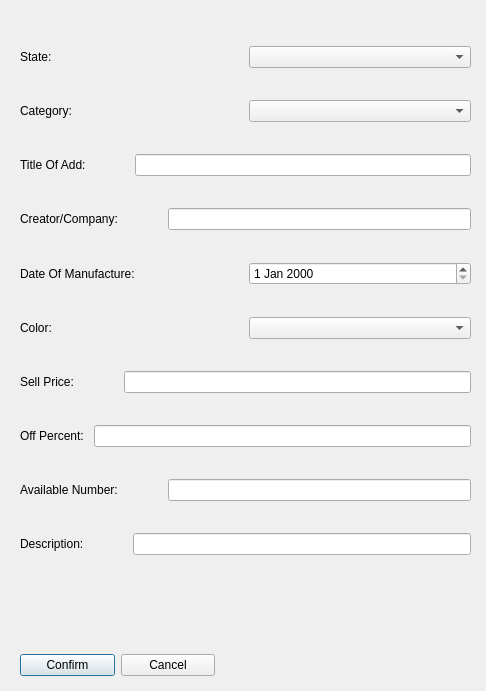
<?xml version="1.0" encoding="UTF-8"?>
<ui version="4.0">
 <class>EditProduct</class>
 <widget class="QDialog" name="EditProduct">
  <property name="geometry">
   <rect>
    <x>0</x>
    <y>0</y>
    <width>486</width>
    <height>691</height>
   </rect>
  </property>
  <property name="sizePolicy">
   <sizepolicy hsizetype="Fixed" vsizetype="Fixed">
    <horstretch>0</horstretch>
    <verstretch>0</verstretch>
   </sizepolicy>
  </property>
  <property name="windowTitle">
   <string>Dialog</string>
  </property>
  <widget class="QWidget" name="layoutWidget">
   <property name="geometry">
    <rect>
     <x>20</x>
     <y>20</y>
     <width>451</width>
     <height>561</height>
    </rect>
   </property>
   <layout class="QVBoxLayout" name="verticalLayout">
    <item>
     <layout class="QHBoxLayout" name="horizontalLayout">
      <item>
       <widget class="QLabel" name="stateL">
        <property name="styleSheet">
         <string notr="true">&lt;font color='red'&gt;text&lt;/font&gt;</string>
        </property>
        <property name="text">
         <string>State:  </string>
        </property>
       </widget>
      </item>
      <item>
       <widget class="QComboBox" name="stateCombo"/>
      </item>
     </layout>
    </item>
    <item>
     <layout class="QHBoxLayout" name="horizontalLayout_22">
      <item>
       <layout class="QHBoxLayout" name="horizontalLayout_21">
        <item>
         <widget class="QLabel" name="categoryL_2">
          <property name="text">
           <string>Category: </string>
          </property>
         </widget>
        </item>
        <item>
         <spacer name="horizontalSpacer_12">
          <property name="orientation">
           <enum>Qt::Horizontal</enum>
          </property>
          <property name="sizeType">
           <enum>QSizePolicy::Minimum</enum>
          </property>
          <property name="sizeHint" stdset="0">
           <size>
            <width>40</width>
            <height>20</height>
           </size>
          </property>
         </spacer>
        </item>
       </layout>
      </item>
      <item>
       <widget class="QComboBox" name="categoryCombo_2"/>
      </item>
     </layout>
    </item>
    <item>
     <layout class="QHBoxLayout" name="horizontalLayout_2">
      <item>
       <widget class="QLabel" name="titleL">
        <property name="text">
         <string>Title Of Add: </string>
        </property>
       </widget>
      </item>
      <item>
       <spacer name="horizontalSpacer">
        <property name="orientation">
         <enum>Qt::Horizontal</enum>
        </property>
        <property name="sizeType">
         <enum>QSizePolicy::Minimum</enum>
        </property>
        <property name="sizeHint" stdset="0">
         <size>
          <width>40</width>
          <height>20</height>
         </size>
        </property>
       </spacer>
      </item>
      <item>
       <widget class="QLineEdit" name="titleE">
        <property name="maxLength">
         <number>32767</number>
        </property>
       </widget>
      </item>
     </layout>
    </item>
    <item>
     <layout class="QHBoxLayout" name="horizontalLayout_3">
      <item>
       <widget class="QLabel" name="creatorL">
        <property name="text">
         <string>Creator/Company: </string>
        </property>
       </widget>
      </item>
      <item>
       <spacer name="horizontalSpacer_2">
        <property name="orientation">
         <enum>Qt::Horizontal</enum>
        </property>
        <property name="sizeType">
         <enum>QSizePolicy::Minimum</enum>
        </property>
        <property name="sizeHint" stdset="0">
         <size>
          <width>40</width>
          <height>20</height>
         </size>
        </property>
       </spacer>
      </item>
      <item>
       <widget class="QLineEdit" name="creatorE"/>
      </item>
     </layout>
    </item>
    <item>
     <layout class="QHBoxLayout" name="horizontalLayout_4">
      <item>
       <widget class="QLabel" name="dateL">
        <property name="text">
         <string>Date Of Manufacture: </string>
        </property>
       </widget>
      </item>
      <item>
       <widget class="QDateEdit" name="dateE"/>
      </item>
     </layout>
    </item>
    <item>
     <layout class="QHBoxLayout" name="horizontalLayout_5">
      <item>
       <widget class="QLabel" name="colorL">
        <property name="text">
         <string>Color: </string>
        </property>
       </widget>
      </item>
      <item>
       <widget class="QComboBox" name="colorCombo"/>
      </item>
     </layout>
    </item>
    <item>
     <layout class="QHBoxLayout" name="horizontalLayout_6">
      <item>
       <widget class="QLabel" name="priceL">
        <property name="text">
         <string>Sell Price: </string>
        </property>
       </widget>
      </item>
      <item>
       <spacer name="horizontalSpacer_4">
        <property name="orientation">
         <enum>Qt::Horizontal</enum>
        </property>
        <property name="sizeType">
         <enum>QSizePolicy::Minimum</enum>
        </property>
        <property name="sizeHint" stdset="0">
         <size>
          <width>40</width>
          <height>20</height>
         </size>
        </property>
       </spacer>
      </item>
      <item>
       <widget class="QLineEdit" name="sellPriceE"/>
      </item>
     </layout>
    </item>
    <item>
     <layout class="QHBoxLayout" name="horizontalLayout_7">
      <item>
       <widget class="QLabel" name="offPercentL">
        <property name="text">
         <string>Off Percent: </string>
        </property>
       </widget>
      </item>
      <item>
       <widget class="QLineEdit" name="offPercentE"/>
      </item>
     </layout>
    </item>
    <item>
     <layout class="QHBoxLayout" name="horizontalLayout_18">
      <item>
       <widget class="QLabel" name="numberL">
        <property name="text">
         <string>Available Number: </string>
        </property>
       </widget>
      </item>
      <item>
       <spacer name="horizontalSpacer_5">
        <property name="orientation">
         <enum>Qt::Horizontal</enum>
        </property>
        <property name="sizeType">
         <enum>QSizePolicy::Minimum</enum>
        </property>
        <property name="sizeHint" stdset="0">
         <size>
          <width>40</width>
          <height>20</height>
         </size>
        </property>
       </spacer>
      </item>
      <item>
       <widget class="QLineEdit" name="numberE">
        <property name="text">
         <string/>
        </property>
       </widget>
      </item>
     </layout>
    </item>
    <item>
     <layout class="QHBoxLayout" name="horizontalLayout_8">
      <item>
       <widget class="QLabel" name="descriptionL">
        <property name="text">
         <string>Description: </string>
        </property>
       </widget>
      </item>
      <item>
       <spacer name="horizontalSpacer_6">
        <property name="orientation">
         <enum>Qt::Horizontal</enum>
        </property>
        <property name="sizeType">
         <enum>QSizePolicy::Minimum</enum>
        </property>
        <property name="sizeHint" stdset="0">
         <size>
          <width>40</width>
          <height>20</height>
         </size>
        </property>
       </spacer>
      </item>
      <item>
       <widget class="QLineEdit" name="descriptionE"/>
      </item>
     </layout>
    </item>
   </layout>
  </widget>
  <widget class="QWidget" name="layoutWidget_2">
   <property name="geometry">
    <rect>
     <x>20</x>
     <y>650</y>
     <width>195</width>
     <height>30</height>
    </rect>
   </property>
   <layout class="QHBoxLayout" name="horizontalLayout_9">
    <item>
     <widget class="QPushButton" name="confirmB">
      <property name="text">
       <string>Confirm</string>
      </property>
     </widget>
    </item>
    <item>
     <widget class="QPushButton" name="cancelB">
      <property name="text">
       <string>Cancel</string>
      </property>
     </widget>
    </item>
   </layout>
  </widget>
 </widget>
 <resources/>
 <connections/>
</ui>
